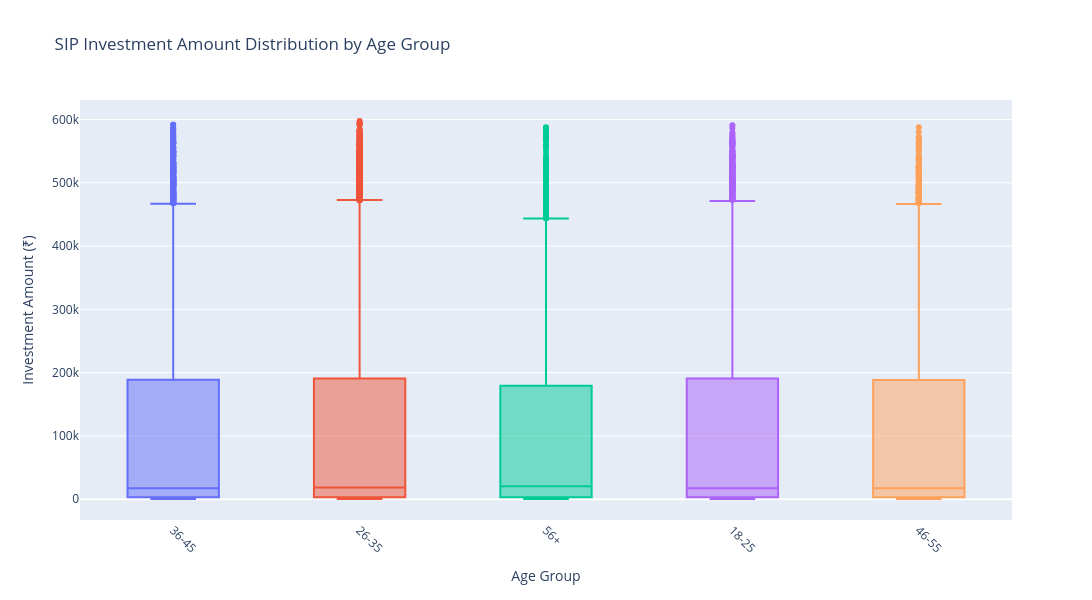

Notebook code for this chart:
### Markdown cell above
## 5b. SIP Amount by Age Group (Box Plot)
**Finding:** Higher age groups (50+) show greater investment amounts with wider distribution, while younger investors (20-30) demonstrate consistent but smaller SIP commitments.

### Code cell
# Box plot of SIP amounts by age group
fig = px.box(investor_transactions, x='age_group', y='amount_inr',
             title='SIP Investment Amount Distribution by Age Group',
             labels={'amount_inr': 'Investment Amount (₹)', 'age_group': 'Age Group'},
             color='age_group',
             height=600,
             width=1200)

fig.update_layout(
    showlegend=False,
    xaxis_tickangle=45
)

fig.write_html('../reports/05b_sip_by_age_group.html')
# Ensure x-values are strings for Kaleido image export
try:
    for _tr in fig.data:
        if hasattr(_tr, 'x') and _tr.x is not None:
            _tr.x = [str(x) for x in _tr.x]
except Exception:
    pass
# Stringify datetime-like items in layout/traces for Kaleido
try:
    for _tr in fig.data:
        if hasattr(_tr, 'x') and _tr.x is not None:
            _tr.x = [str(x) for x in _tr.x]
except Exception:
    pass
try:
    if hasattr(fig.layout, 'annotations') and fig.layout.annotations is not None:
        for _ann in fig.layout.annotations:
            if hasattr(_ann, 'x') and _ann.x is not None:
                _ann.x = str(_ann.x)
            if hasattr(_ann, 'y') and _ann.y is not None:
                _ann.y = str(_ann.y)
except Exception:
    pass
try:
    if hasattr(fig.layout, 'xaxis') and hasattr(fig.layout.xaxis, 'range') and fig.layout.xaxis.range is not None:
        fig.layout.xaxis.range = [str(v) for v in fig.layout.xaxis.range]
except Exception:
    pass
fig.write_image(r'../reports/05b_sip_by_age_group.png', scale=2)
fig.show()
print('SIP by Age Group Box Plot saved!')

### Figure 1 — Plotly figure (JSON) as saved in the notebook; plotly's stock layout.template omitted (floating-point values rounded to 4 significant figures; data arrays with more than 128 entries replaced by an {"elided": "..."} marker saying what was removed)
{"data": [{"alignmentgroup": "True", "hovertemplate": "Age Group=%{x}<br>Investment Amount (₹)=%{y}<extra></extra>", "legendgroup": "36-45", "marker": {"color": "#636efa"}, "name": "36-45", "notched": false, "offsetgroup": "36-45", "orientation": "v", "showlegend": true, "type": "box", "x": {"elided": "8146 str values"}, "x0": " ", "xaxis": "x", "y": {"elided": "8146 int values"}, "y0": " ", "yaxis": "y"}, {"alignmentgroup": "True", "hovertemplate": "Age Group=%{x}<br>Investment Amount (₹)=%{y}<extra></extra>", "legendgroup": "26-35", "marker": {"color": "#EF553B"}, "name": "26-35", "notched": false, "offsetgroup": "26-35", "orientation": "v", "showlegend": true, "type": "box", "x": {"elided": "13463 str values"}, "x0": " ", "xaxis": "x", "y": {"elided": "13463 int values"}, "y0": " ", "yaxis": "y"}, {"alignmentgroup": "True", "hovertemplate": "Age Group=%{x}<br>Investment Amount (₹)=%{y}<extra></extra>", "legendgroup": "56+", "marker": {"color": "#00cc96"}, "name": "56+", "notched": false, "offsetgroup": "56+", "orientation": "v", "showlegend": true, "type": "box", "x": {"elided": "2474 str values"}, "x0": " ", "xaxis": "x", "y": {"elided": "2474 int values"}, "y0": " ", "yaxis": "y"}, {"alignmentgroup": "True", "hovertemplate": "Age Group=%{x}<br>Investment Amount (₹)=%{y}<extra></extra>", "legendgroup": "18-25", "marker": {"color": "#ab63fa"}, "name": "18-25", "notched": false, "offsetgroup": "18-25", "orientation": "v", "showlegend": true, "type": "box", "x": {"elided": "4916 str values"}, "x0": " ", "xaxis": "x", "y": {"elided": "4916 int values"}, "y0": " ", "yaxis": "y"}, {"alignmentgroup": "True", "hovertemplate": "Age Group=%{x}<br>Investment Amount (₹)=%{y}<extra></extra>", "legendgroup": "46-55", "marker": {"color": "#FFA15A"}, "name": "46-55", "notched": false, "offsetgroup": "46-55", "orientation": "v", "showlegend": true, "type": "box", "x": {"elided": "3779 str values"}, "x0": " ", "xaxis": "x", "y": {"elided": "3779 int values"}, "y0": " ", "yaxis": "y"}], "layout": {"boxmode": "overlay", "height": 600, "legend": {"title": {"text": "Age Group"}, "tracegroupgap": 0}, "showlegend": false, "title": {"text": "SIP Investment Amount Distribution by Age Group"}, "width": 1200, "xaxis": {"anchor": "y", "categoryarray": ["36-45", "26-35", "56+", "18-25", "46-55"], "categoryorder": "array", "domain": [0.0, 1.0], "tickangle": 45, "title": {"text": "Age Group"}}, "yaxis": {"anchor": "x", "domain": [0.0, 1.0], "title": {"text": "Investment Amount (₹)"}}}}
